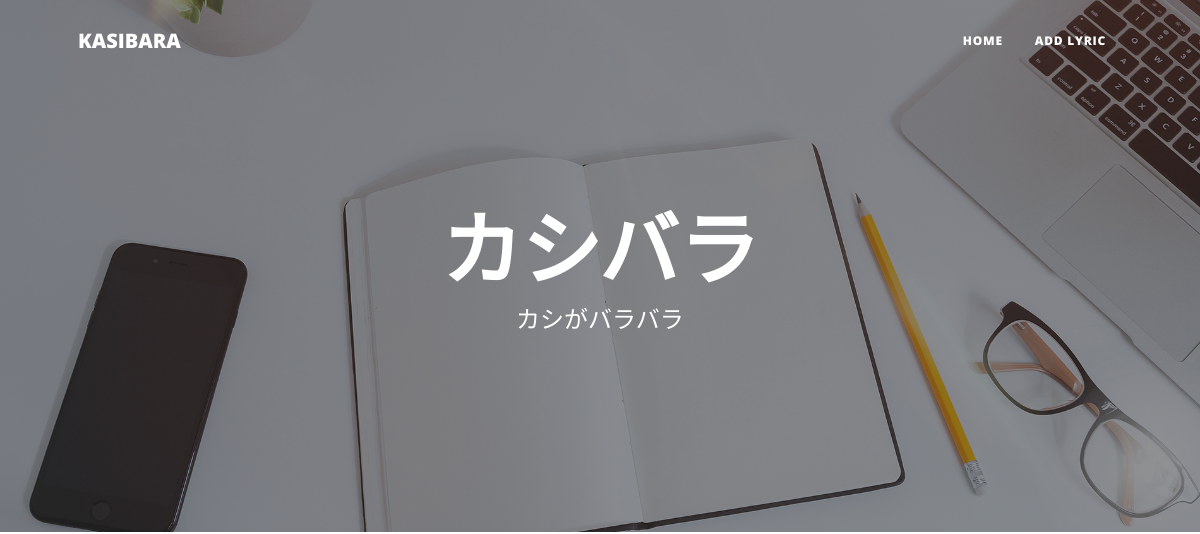
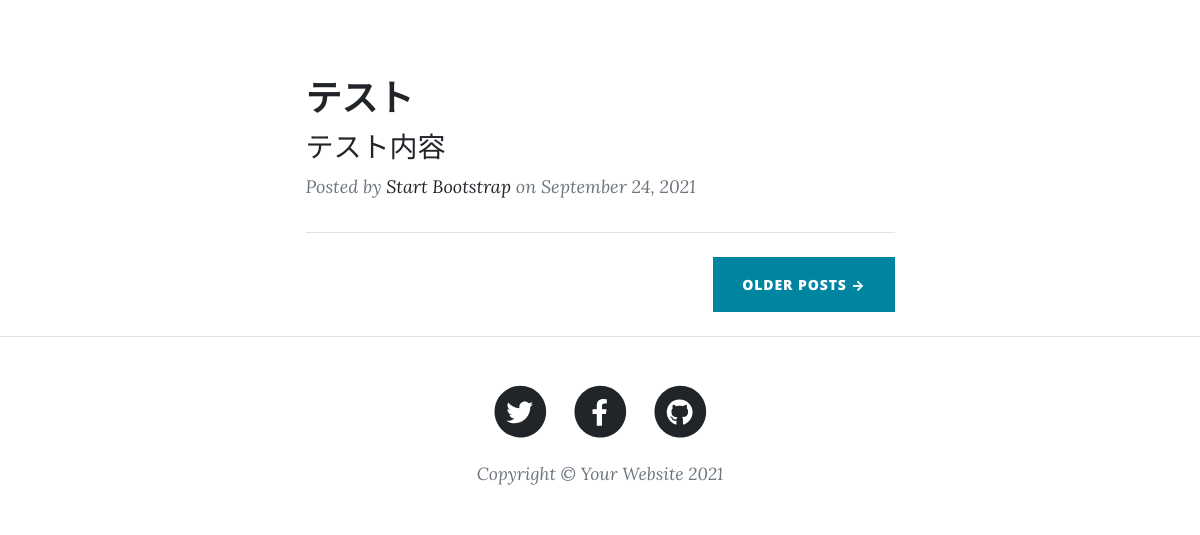
Before: / with the older database file (2 pictures, top to bottom).
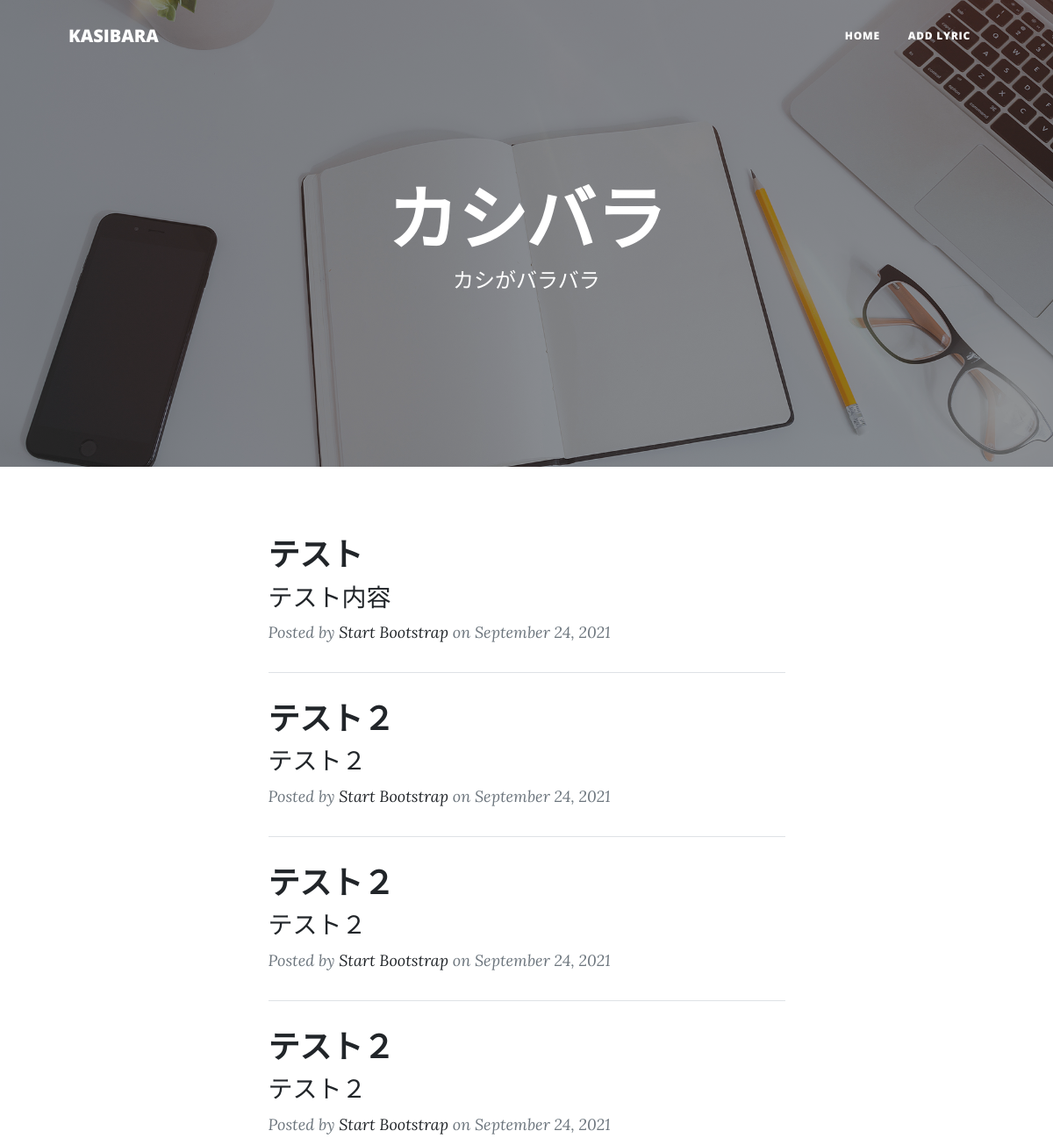
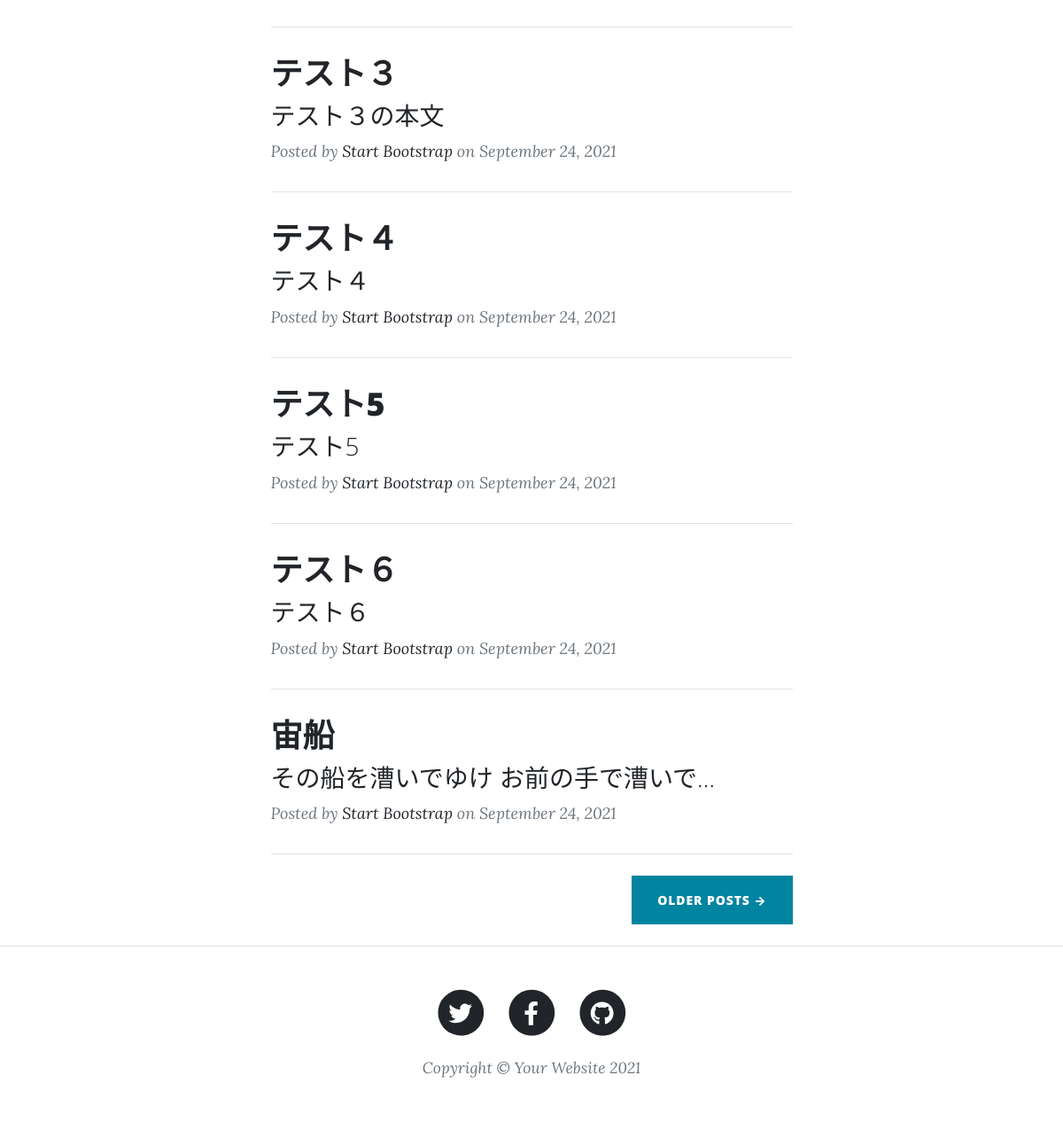
After: the same page with the newer database file (2 pictures, top to bottom).
### word_cloud/models.py (models this page shows, shortened)
class Lyric(models.Model):
    title = models.CharField(verbose_name="タイトル", max_length=150)
    released_at = models.DateTimeField(verbose_name="発表年", null=True)
    lyricist = models.CharField(verbose_name="作詞", max_length=100, null=True)
    composer = models.CharField(verbose_name="作曲", max_length=100, null=True)
    singer = models.CharField(verbose_name="歌手", max_length=100, null=True)
    content = models.TextField(verbose_name="本文", null=True)
    word_cloud_img = models.ImageField(verbose_name="ワードクラウド", null=True)
    class Meta:
        verbose_name_plural = "Lyric"

### word_cloud/views.py (the view)
# urls.py: path('', views.IndexView.as_view(), name="index"),
class IndexView(generic.ListView):
    model = Lyric
    template_name = "index.html"

### word_cloud/templates/index.html (shortened to what this page needs)
{% extends 'base.html' %}
{% load static %}
{% block header %}
<header class="masthead" style="background-image: url({% static 'assets/img/home-bg.jpg' %})">
    <div class="container position-relative px-4 px-lg-5">
        <div class="row gx-4 gx-lg-5 justify-content-center">
            <div class="col-md-10 col-lg-8 col-xl-7">
                <div class="site-heading">
                    <h1>カシバラ</h1>
                    <span class="subheading">カシがバラバラ</span>
                </div>
            </div>
        </div>
    </div>
</header>
{% endblock %}
{% block contents %}
<div class="container px-4 px-lg-5">
    <div class="row gx-4 gx-lg-5 justify-content-center">
        <div class="col-md-10 col-lg-8 col-xl-7">
            {% for lyric in lyric_list %}
            <div class="post-preview">
                <a href="{% url 'word_cloud:lyric_detail' lyric.pk %}">
                    <h2 class="post-title">{{ lyric.title }}</h2>
                    <h3 class="post-subtitle">{{ lyric.content | truncatechars:20 }}</h3>
                </a>
                <p class="post-meta">
                    Posted by
                    <a href="#!">Start Bootstrap</a>
                    on September 24, 2021
                </p>
            </div>
            <hr class="my-4" />
            {% empty %}
            <p>歌詞が登録されていません</p>
            {% endfor %}
            <div class="d-flex justify-content-end mb-4"><a class="btn btn-primary text-uppercase" href="#!">Older Posts
                    →</a></div>
        </div>
    </div>
</div>
{% endblock %}

### word_cloud/templates/base.html (shortened to what this page needs)
{% load static %}
<!DOCTYPE html>
<html lang="ja">
<head>
    <link href="{% static 'css/styles.css' %}" rel="stylesheet" />
    <link href="{% static 'css/mystyle.css' %}" rel="stylesheet" type="text/css" />
</head>
<body>
    <nav class="navbar navbar-expand-lg navbar-light" id="mainNav">
        <div class="container px-4 px-lg-5">
            <a class="navbar-brand" href="{% url 'word_cloud:index' %}">KASIBARA</a>
            <div class="collapse navbar-collapse" id="navbarResponsive">
                <ul class="navbar-nav ms-auto py-4 py-lg-0">
                    <li class="nav-item"><a class="nav-link px-lg-3 py-3 py-lg-4"
                            href="{% url 'word_cloud:index' %}">Home</a></li>
                    <li class="nav-item"><a class="nav-link px-lg-3 py-3 py-lg-4"
                            href="{% url 'word_cloud:add_lyric' %}">Add Lyric</a></li>
                </ul>
            </div>
        </div>
    </nav>
    {% block header %}{% endblock %}
    {% block contents %}{% endblock %}
    <footer class="border-top">
        <div class="container px-4 px-lg-5">
            <div class="row gx-4 gx-lg-5 justify-content-center">
                <div class="col-md-10 col-lg-8 col-xl-7">
                    <ul class="list-inline text-center">
                        <li class="list-inline-item">
                            <a href="#!">
                                <span class="fa-stack fa-lg">
                                    <i class="fas fa-circle fa-stack-2x"></i>
                                    <i class="fab fa-twitter fa-stack-1x fa-inverse"></i>
                                </span>
                            </a>
                        </li>
                        <li class="list-inline-item">
                            <a href="#!">
                                <span class="fa-stack fa-lg">
                                    <i class="fas fa-circle fa-stack-2x"></i>
                                    <i class="fab fa-facebook-f fa-stack-1x fa-inverse"></i>
                                </span>
                            </a>
                        </li>
                        <li class="list-inline-item">
                            <a href="#!">
                                <span class="fa-stack fa-lg">
                                    <i class="fas fa-circle fa-stack-2x"></i>
                                    <i class="fab fa-github fa-stack-1x fa-inverse"></i>
                                </span>
                            </a>
                        </li>
                    </ul>
                    <div class="small text-center text-muted fst-italic">Copyright &copy; Your Website 2021</div>
                </div>
            </div>
        </div>
    </footer>
</body>
</html>

Changed rows visible on the page:
added Lyric: title "テスト２", content "テスト２"
added Lyric: title "テスト２", content "テスト２"
added Lyric: title "テスト２", content "テスト２"
added Lyric: title "テスト３", content "テスト３の本文"
added Lyric: title "テスト４", content "テスト４"
added Lyric: title "テスト5", content "テスト5"
added Lyric: title "テスト６", content "テスト６"
added Lyric: title "宙船", content "その船を漕いでゆけ お前の手で漕いで…"
